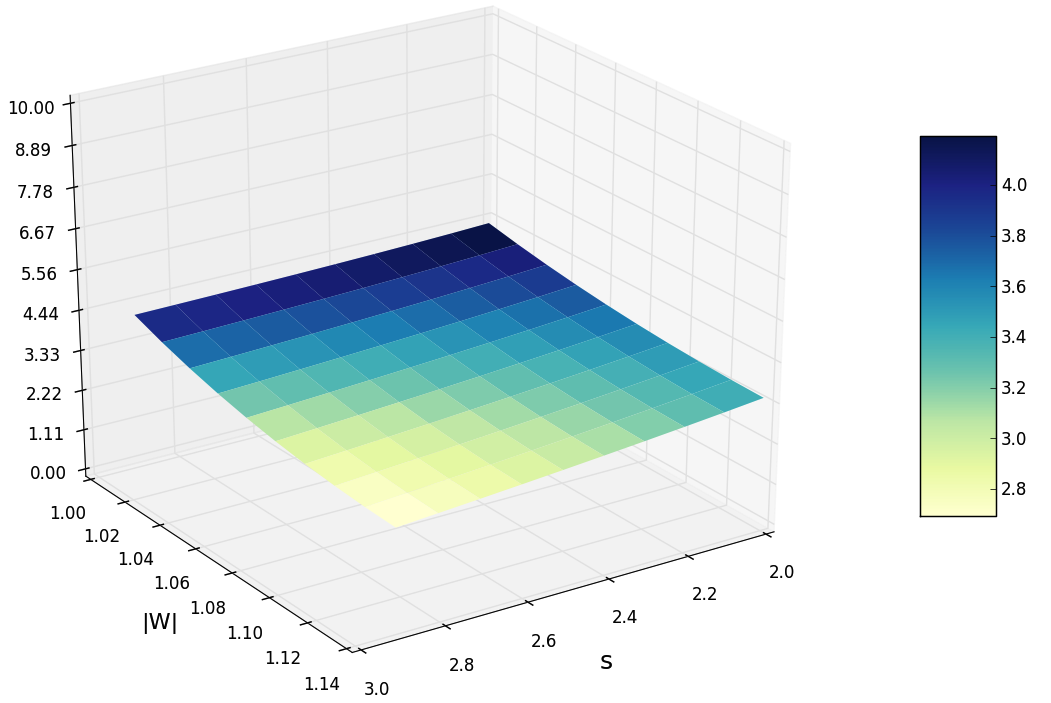

The Python source for this figure:
# coding:utf-8
import numpy as np
import decimal
import os.path
import matplotlib.pyplot as plt
from mpl_toolkits.mplot3d import Axes3D
from matplotlib import cm
from matplotlib.ticker import LinearLocator, FormatStrFormatter


def qform(x,y,min_norm):
	return np.sum([np.prod([min_norm,np.power(x,2)]),
		np.prod([min_norm,np.power(y,2)]),
		np.prod([2,x,y,min_norm,np.sqrt(1.0-1.0/np.power(min_norm,2))])])


def lcm(a,b):
	greatest_common_divisor = gcd(a,b)
	return int(np.prod([a/greatest_common_divisor,b]))

def gcd(a,b):
	if a==0 or b==0:
		return 1
	elif a==b and a>0 and b>0:
		return a
	if a%b == 0 and a>0 and b>0:
		return b
	elif b%a == 0 and a>0 and b>0:
		return a
	elif np.prod([100000,a])<b and a>0 and b>0:
		return gcd(a,np.sum([b,-np.prod([1000,a])]))
	elif np.prod([10000,a])<b and a>0 and b>0:
		return gcd(a,np.sum([b,-np.prod([1000,a])]))
	elif np.prod([1000,a])<b and a>0 and b>0:
		return gcd(a,np.sum([b,-np.prod([1000,a])]))
	elif np.prod([100,a])<b and a>0 and b>0:
		return gcd(a,np.sum([b,-np.prod([100,a])]))
	elif np.prod([10,b])<b and a>0 and b>0:
		return gcd(a,np.sum([b,-np.prod([10,a])]))
	elif a<b and a>0 and b>0:
		return gcd(a,np.sum([b,-a]))
	elif a>np.prod([100000,b]) and a>0 and b>0:
		return gcd(np.sum([a,-np.prod([100000,b])]),b)
	elif a>np.prod([10000,b]) and a>0 and b>0:
		return gcd(np.sum([a,-np.prod([10000,b])]),b)
	elif a>np.prod([1000,b]) and a>0 and b>0:
		return gcd(np.sum([a,-np.prod([1000,b])]),b)
	elif a>np.prod([100,b]) and a>0 and b>0:
		return gcd(np.sum([a,-np.prod([100,b])]),b)
	elif a>np.prod([10,b]) and a>0 and b>0:
		return gcd(np.sum([a,-np.prod([10,b])]),b)
	elif a>b and a>0 and b>0:
		return gcd(np.sum([a,-b]),b)
	elif a<0 and b<0:
		return gcd(-a,-b)
	elif a<0:
		return gcd(-a,b)
	elif b<0:
		return gcd(a,-b)

def decimal_to_fraction(dec):
	# returns irreducible fraction of the form a/b
	if dec>1:
		return [0,0]
	elif dec == 1:
		return [1,1]
	else:
		digits_after_decimal_point = -1*decimal.Decimal(str(dec)).as_tuple().exponent
		digits_after_decimal_point = digits_after_decimal_point if digits_after_decimal_point<7 else 6


		b = np.power(10,digits_after_decimal_point)
		a = int(np.prod([dec,b]))
		greatest_common_divisor = gcd(a,b)
		b /= greatest_common_divisor
		a /= greatest_common_divisor
		return [int(a),int(b)]

def lattice_zeta_function(s,lattice,limits):
	return zeta_function(s,lattice[0,0],limits)

def zeta_function (s,min_norm,limits):
	total = 0.0
	for x in range(-1*limits,limits):
		for y in range(-1*limits,limits):
			if x!=0 or y!=0:
				p = np.power(qform(x,y,min_norm),np.prod([s,2]))
				total+= 1.0/(p)
	return total


def plot_zeta_function(s, n_steps):
	xlabel = '|W|'
	ylabel = 'E(W,%s)' % s
	color  = 'k.'
	X = np.arange(1.0, 1.1547005383792515, 0.1547005383792515/float(n_steps))
	Y = []
	for norm_index in range(0,len(X)):
		lattice = fixed_determinant_wr_lattice(X[norm_index])
		zeta = lattice_zeta_function(s,lattice,15)
		Y.append(zeta)
	fig = plt.figure(figsize=(8,4), dpi=100)
	axes = fig.add_axes([0.1, 0.1, 0.8, 0.8]) # lower, bottom, width, height (range 0 to 1)
	axes.plot(X, Y, '#272822')
	if n_steps<100:
		axes.plot(X, Y, 'k.')
	axes.set_xlabel(xlabel)
	axes.set_ylabel(ylabel)
	fig.savefig("./../thesis_images/zeta_%s_.svg" % s)
	plt.show()

def random_zeta_function(s, k):
	xlabel = '|W|'
	ylabel = 'E(W,%s)' % s
	color  = 'k.'

	X = []
	for i in range(0,k):
		# np.random.random_sample() is a numpy method
		# for a uniform random variable U(0,1)
		X.append(1.0+0.1547005383792515*np.random.random_sample())
	X.sort()
	Y = []
	for norm_index in range(0,len(X)):
		lattice = fixed_determinant_wr_lattice(X[norm_index])
		zeta = lattice_zeta_function(s,lattice,15)
		Y.append(zeta)
	fig = plt.figure(figsize=(8,4), dpi=100)
	axes = fig.add_axes([0.1, 0.1, 0.8, 0.8]) # lower, bottom, width, height (range 0 to 1)
	axes.plot(X, Y, '#272822')
	axes.plot(X, Y, 'k.')
	# if k<100:
		# axes.plot(X, Y, 'k.')
	axes.set_xlabel(xlabel)
	axes.set_ylabel(ylabel)
	iteration = 0
	while True:
		if os.path.exists("./../thesis_images/random_sample_size_k_%s_%s.svg" %(s, iteration)):
			iteration +=1
		else:
			break
	fig.savefig("./../thesis_images/random_sample_size_k_%s_%s.svg" %(s, iteration))
	plt.show()
	

def plot_zeta_functions(s_steps,n_steps):
	fig = plt.figure()
	ax = fig.gca(projection='3d')
	X = np.arange(2.0, 3.0, 1.0/float(s_steps))
	Y = np.arange(1.0, 1.1547005383792515, 0.1547005383792515/float(n_steps))
	X, Y = np.meshgrid(X, Y)
	Z = []
	max_zeta_value = 0.0
	for s_index in range(0,len(X)):
		row = []
		for norm_index in range(0,len(Y)):
			lattice = fixed_determinant_wr_lattice(Y[s_index][norm_index])
			zeta = lattice_zeta_function(X[s_index][norm_index],lattice,50)
			max_zeta_value = max_zeta_value if zeta <= max_zeta_value else zeta
			row.append(zeta)
		Z.append(row)
	Z = np.array(Z)
	surf = ax.plot_surface(X, Y, Z, rstride=1, cstride=1, cmap=cm.YlGnBu,
	        linewidth=0, antialiased=True)
	ax.set_zlim(0, max_zeta_value*1.1)

	ax.zaxis.set_major_locator(LinearLocator(10))
	ax.zaxis.set_major_formatter(FormatStrFormatter('%.02f'))

	fig.colorbar(surf, shrink=0.5, aspect=5)
	fig.suptitle('WR Lattice Epstein zeta-function (W,s), s in [2-3], det(W)=1, |W| in [1-1.1547]', fontsize=20)
	plt.xlabel('s', fontsize=18)
	plt.ylabel('|W|', fontsize=16)

	plt.show()

def get_minimal_wr_lattice (angle):
	cos = np.cos(angle)
	sin = np.sin(angle)
	p_over_q_fraction = decimal_to_fraction(cos)
	r_rootD_over_q_fraction = decimal_to_fraction(sin)
	
	least_common_multiple      = lcm(p_over_q_fraction[1],r_rootD_over_q_fraction[1])
	p_over_q_fraction[0]       = np.prod([p_over_q_fraction[0],least_common_multiple/p_over_q_fraction[1]])
	p_over_q_fraction[1]       = least_common_multiple
	
	r_rootD_over_q_fraction[0] = np.prod([r_rootD_over_q_fraction[0],least_common_multiple/r_rootD_over_q_fraction[1]])
	r_rootD_over_q_fraction[1] = least_common_multiple


	# to debug values uncomment these lines:

	# print "     p          "+str(p_over_q_fraction[0])
	# print " ---------  =   ----------"
	# print "     q          "+str(p_over_q_fraction[1])
	# print ""
	# print " r(D)^0.5       "+str(r_rootD_over_q_fraction[0])
	# print " ---------  =   ----------"
	# print "     q          "+str(r_rootD_over_q_fraction[1])

	one_over_root_q = 1/np.sqrt(p_over_q_fraction[1])
	minimal_matrix = np.matrix([
		[np.prod([p_over_q_fraction[1],one_over_root_q]),
		np.prod([p_over_q_fraction[0],one_over_root_q])],
		[0,
		np.prod([r_rootD_over_q_fraction[0],one_over_root_q])]
		])

	# print minimal_matrix
	return minimal_matrix

# def increase_minimal_norm(matrix):
# 	determinant = np.linalg.det(matrix) # r D^0.5

	# because determinant of product of matrices is product of determinants
	# we keep determinant same by multiplying by a matrix U with det(U)=1

def wr(angle):
	return get_minimal_wr_lattice(angle)

def compare_lattices(s,angle_range,steps):
	increments = (angle_range[1]-angle_range[0])/float(steps)
	zeta_values = {}
	conversion_to_deg = 180.0/np.pi
	with open('lattice_angles.txt', 'w+') as f:
		f.write('				Minimal Integral Well Rounded Lattice Epstein zeta-function values for s=%s' % s)
		f.write('\n\n')
		for i in range(0,steps):
			angle_to_test = np.sum([angle_range[0],np.prod([i,increments])])
			min_lattice = wr(angle_to_test)
			zeta_values[angle_to_test] = zeta_function(s,min_lattice[0,0],15)
			f.write('%s°	E_Λ(%s) = %s\n' %("%.2f" % np.prod([angle_to_test,conversion_to_deg]), s, zeta_values[angle_to_test]))

def fixed_determinant_wr_lattice(norm):
	# determinant = 1.0 in a wr lattice in preferred orientation:
	# 	=> x only has 1 dimension
	#   => values between 1 and 1.1547005384 makes sense for WR (pi/3 to pi/2)
	if norm>1.1548:
		return fixed_determinant_wr_lattice(1.1547005383792515)
	if norm<1.0:
		return fixed_determinant_wr_lattice(1.0)
	sin_angle = (1.0/np.power(norm,2))
	cos_angle = np.power(np.sum([1.0,-np.power(sin_angle,2)]),0.5)
	wr_lattice = np.matrix([
		[norm, np.prod([cos_angle,norm])],
		[0,    np.prod([sin_angle,norm])]
		])
	return wr_lattice

def compare_det_lattices(s,steps):
	step_size = 0.1547005383792515/(steps+1.0) #1.1547005383792515290182975610039149112952035025402537
	minimal_norm = 1.0
	with open('lattice_det_1_s_'+str(s)+'.txt', 'w+') as f:
		f.write('				Well Rounded Lattice Epstein zeta-function values for s=%s, and det(Λ)=1' % s)
		f.write('\n\n')
		for i in range(0,steps+1):
			lattice = fixed_determinant_wr_lattice(minimal_norm)
			zeta = lattice_zeta_function(s,lattice,15)
			f.write('|Λ| = %s	E_Λ(%s) = %s\n' %("%.2f" % minimal_norm, s, zeta))
			minimal_norm += step_size

